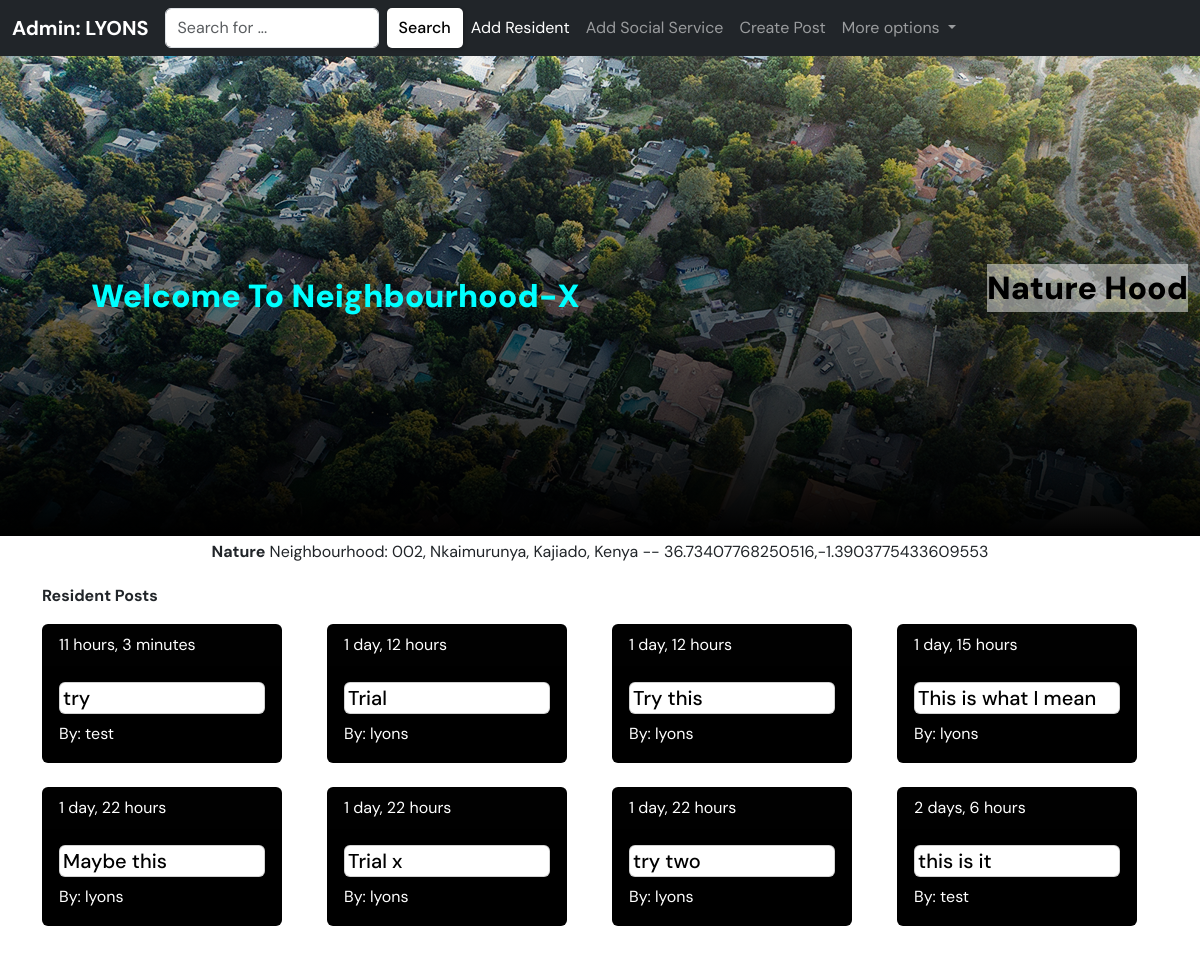
/admin-dashboard/ (signed in), run on the app's committed database.
### neighbourhoodx/models.py (models this page shows, shortened)
class Neighbourhood(models.Model):
    admin = models.ForeignKey(Administrator, on_delete=models.CASCADE)
    name = models.CharField(max_length=30)
    location = LocationField(map_attrs={"center": [36.74,  -1.39], "marker_color": "red"})
    occupants = models.IntegerField(default=1, blank=True)
    address = AddressAutoHiddenField()
    class Meta:
        verbose_name = 'Neighbourhood'
        verbose_name_plural = 'Neighbourhoods'

class Administrator(models.Model):
    user = models.ForeignKey(User, on_delete=models.CASCADE)
    profile_photo = models.ImageField()
    class Meta:
        verbose_name = 'Administrator'
        verbose_name_plural = 'Administrators'

class Post(models.Model):
    poster = models.ForeignKey(User, on_delete=models.SET_NULL, null=True)
    neighbourhood = models.ForeignKey(Neighbourhood, on_delete=models.CASCADE)
    body = models.TextField()
    posted = models.DateTimeField(auto_now_add=True)
    class Meta:
        verbose_name = 'Post'
        verbose_name_plural = 'Posts'
        ordering = ['-posted']

### neighbourhoodx/views.py (the view)
# urls.py: path('admin-dashboard/', views.adminDashboard, name="adminDashboard"),
@login_required(login_url='login')
def adminDashboard(request):
    user = request.user
    try:
        administrator = Administrator.objects.get(user = user)
    except:
        raise Http404()
    try:
        get_neighbourhood = Neighbourhood.objects.get(admin = administrator)
    except:
        get_neighbourhood = None
    if get_neighbourhood != None:
        posts = get_neighbourhood.post_set.all()
        n_long = get_neighbourhood.location[0]
        n_lat = get_neighbourhood.location[1]
        social_services = SocialServices.objects.filter(neighbourhood = get_neighbourhood)
        businesses = Business.objects.filter(neighbourhood = get_neighbourhood)
        print(social_services)
        banks = SocialServices.objects.filter(neighbourhood = get_neighbourhood, category = 'bank')
        fires = SocialServices.objects.filter(neighbourhood = get_neighbourhood, category = 'fire')
        polices = SocialServices.objects.filter(neighbourhood = get_neighbourhood, category = 'police')
        hospitals = SocialServices.objects.filter(neighbourhood = get_neighbourhood, category = 'hospital')
        print(hospitals)
        schools = SocialServices.objects.filter(neighbourhood = get_neighbourhood, category = 'school')
        m = folium.Map([n_lat, n_long], zoom_start=10)
        folium.Marker([n_lat, n_long],
            popup=f'<strong>{get_neighbourhood.name}</strong> Neighbourhood',
            tooltip='Click here for more',
            icon=folium.Icon(icon='home', color='blue')
            ).add_to(m)
        folium.CircleMarker(
            [n_lat, n_long],
            tooltip=f'<strong>{get_neighbourhood.name}</strong> Neighbourhood',
            popup='Join our neighbourhood',
            radius = 100,
            color='blue',
            fill=True,
            fill_color='aqua'
        ).add_to(m)
        m.add_child(folium.LatLngPopup())
        if businesses != None:
            for business in businesses:
                s_long = business.location[0]
                s_lat = business.location[1]
                folium.Marker([s_lat, s_long],
                    popup=f'<p><strong>{business.name}</strong></p> <p>Owner: <strong>{business.owner}</strong> </p> <p>{business.description}</p> <p>reach out: {business.email}</p>',
                    tooltip='Click here for more',
                    icon=folium.Icon(color='red', icon='shopping-cart',)
                    ).add_to(m),
        if banks != None:
            for bank in banks:
                b_long = bank.location[0]
                b_lat = bank.location[1]
                folium.Marker([b_lat, b_long],
                    popup=f'<p style="width:10rem;"><strong>Name: {bank.name}</strong></p> <span>Category: {bank.category}</span> <p>Hotline: <strong>{bank.hotline}</strong></p> ',
                    tooltip='Click here for more',
                    icon=folium.Icon(color='orange', icon='credit-card')
                    ).add_to(m),
        if fires != None:
            for fire in fires:
                f_long = fire.location[0]
                f_lat = fire.location[1]
                folium.Marker([f_lat, f_long],
                    popup=f'<p style="width:10rem;"><strong>Name: {fire.name}</strong></p> <span>Category: {fire.category}</span> <p>Hotline: <strong>{fire.hotline}</strong></p>',
                    tooltip='Click here for more',
                    icon=folium.Icon(color='red', icon='fire')
                    ).add_to(m),
        if polices != None:
            for police in polices:
                p_long = police.location[0]
                p_lat = police.location[1]
                folium.Marker([p_lat, p_long],
                    popup=f'<p style="width:10rem;"><strong>Name: {police.name}</strong></p> <span>Category: {police.category}</span> <p>Hotline: <strong>{police.hotline}</strong></p>',
                    tooltip='Click here for more',
                    icon=folium.Icon(color='black', icon='flag')
                    ).add_to(m),
        if hospitals != None:
            for hospital in hospitals:
                h_long = hospital.location[0]
                h_lat = hospital.location[1]
                folium.Marker([h_lat, h_long],
                    popup=f'<p style="width:10rem;"><strong>Name: {hospital.name}</strong></p> <span>Category: {hospital.category}</span> <p>Hotline: <strong>{hospital.hotline}</strong></p>',
                    tooltip='Click here for more',
                    icon=folium.Icon(color='purple', icon='heart')
                    ).add_to(m),
        if schools != None:
            for school in schools:
                s_long = school.location[0]
                s_lat = school.location[1]
                folium.Marker([s_lat, s_long],
                    popup=f'<p style="width:10rem;"><strong>Name: {school.name}</strong></p> <span>Category: {school.category}</span> <p>Hotline: <strong>{school.hotline}</strong></p>',
                    tooltip='Click here for more',
                    icon=folium.Icon(color='green', icon='book')
                    ).add_to(m),
    else:
        posts = None
        return redirect(setUpNeighbourhood)
    m = m._repr_html_() #html representation
    context = {'map': m, 'hood': get_neighbourhood, 'posts':posts}
    return render(request, 'neighbourhoodx/admin_dashboard.html', context)

### neighbourhoodx/models.py (called while the page is built)
    def __str__(self):
        return self.name

### neighbourhoodx/templates/neighbourhoodx/admin_dashboard.html (shortened to what this page needs)
{% extends 'main.html' %}
{% load bootstrap5 %}
{% block content %}
{% include 'admin_nav.html' %}
<div class="container-fluid admin">
    <div class="admin-blank">
        <strong class="text-center">Welcome To Neighbourhood-X</strong>
    </div>
    <div class="admin-map">
        <p class="text-center p-txt">{{hood.name}} Hood</p>
    </div>
</div>
<div class="container">
    <p class="text-center p-1"><strong>{{hood.name}}</strong> Neighbourhood: {{hood.address}} -- {{hood.location}}</p>
    <p><strong>Resident Posts</strong></p>
    <div class="row">
        {% for post in posts %}
        <div class="col-md-3">
            <div class="card text-white bg-black mb-4" style="max-width: 15rem; max-height: 9rem;">
                <div class="card-header">{{post.posted | timesince}}</div>
                <div class="card-body">
                    <h5 class="card-title card post-card">{{post.body}}</h5>
                    <p class="card-text">By: {{post.poster}}</p>
                </div>
            </div>
        </div>
        {% endfor %}
    </div>
</div>
<br>
{% endblock content %}

### templates/main.html (shortened to what this page needs)
{% load bootstrap5 %}
{% load static %}
<!DOCTYPE html>
<html lang="en">
<head>
    <link rel="stylesheet" href="https://cdnjs.cloudflare.com/ajax/libs/font-awesome/6.1.0/css/all.min.css"
 />
    <link rel="stylesheet" href="https://cdnjs.cloudflare.com/ajax/libs/font-awesome/6.0.0/css/all.min.css"
 />
    {% block style %}
    {% bootstrap_css %}
    <link rel="stylesheet" type="text/css" href="{% static 'css/main.css' %}">
    {% endblock style %}
    {% load mapbox_location_field_tags %}
</head>
<body>
    {% block content %}
    {% endblock content %}
</body>
</html>

### templates/admin_nav.html (shortened to what this page needs)
<nav class="navbar navbar-expand-lg navbar-dark bg-dark">
    <div class="container-fluid navbar-x">
        <a class="navbar-brand" href="{% url 'adminDashboard' %}"><strong>Admin: {{hood.admin.user.username | upper}} </strong></a>
        <div class="collapse navbar-collapse" id="navbarSupportedContent">
            <ul class="navbar-nav me-auto mb-2 mb-lg-0">
                <form class="d-flex">
                    <input class="form-control me-2" type="search" placeholder="Search for ..." aria-label="Search">
                    <button class="btn btn--dark" type="submit">Search</button>
                </form>
                <li class="nav-item">
                    <a class="nav-link active" aria-current="page" href="{% url 'add-resident' %}">Add Resident</a>
                </li>
                <li class="nav-item">
                    <a class="nav-link" href="{% url 'social-services' %}">Add Social Service</a>
                </li>
                <li class="nav-item">
                    <a class="nav-link" href="{% url 'post' %}">Create Post</a>
                </li>
                <li class="nav-item dropdown">
                    <a class="nav-link dropdown-toggle" href="#" id="navbarDropdown" role="button"
                        data-bs-toggle="dropdown" aria-expanded="false">
                        More options
                    </a>
                </li>
            </ul>
        </div>
    </div>
</nav>

### static/css/main.css (style rules this page uses)
* { font-family: "DM Sans", -apple-system, BlinkMacSystemFont, "Segoe UI", Roboto, Oxygen, Ubuntu, Cantarell, "Open Sans", "Helvetica Neue", sans-serif; margin: 0; padding: 0; box-sizing: border-box; text-rendering: optimizeLegibility; }
.nav-item { color: black; }
.admin { height: 60vh; background: linear-gradient(to bottom, rgba(0, 153, 145, 0), rgba(0, 0, 0, 70)), url('../images/adminbg.jpg'); background-size: cover; background-repeat: no-repeat; display: flex; align-items: center; justify-content: space-between; }
.admin-blank { height: 60vh; width: 55%; display: flex; align-items: center; justify-content: center; color: aqua; font-weight: 900; font-size: 2rem; }
.admin-map { color: aqua; font-weight: 900; font-size: 1.2rem; }
.p-txt { font-weight: 900; font-size: 2rem; background-color: rgba(255, 255, 255, 0.473); color: rgb(0, 0, 0); text-align: center; }
.post-card { color: black; padding: 1.5%; }
.navbar-x { display: flex; align-items: center; justify-content: space-between; width: 100%; }
.btn { background-color: transparent; border: none; display: inline-flex; align-items: center; gap: 1rem; cursor: pointer; color: white; transition: all ease-in-out 0.3s; border-radius: 5px; box-shadow: 1px 1px 3px 1px rgba(0, 0, 0, 0.15); font-weight: 500; }
.btn--dark { background-color: white; color: black; }

### data on the page
Neighbourhood: admin.user.username "LYONS", name "Nature", address "002, Nkaimurunya, Kajiado, Kenya", location "36.73407768250516,-1.3903775433609553"
Post: posted "11 hours, 3 minutes", body "try", poster "test"
Post: posted "1 day, 12 hours", body "Trial", poster "lyons"
Post: posted "1 day, 12 hours", body "Try this", poster "lyons"
Post: posted "1 day, 15 hours", body "This is what I mean", poster "lyons"
Post: posted "1 day, 22 hours", body "Maybe this", poster "lyons"
Post: posted "1 day, 22 hours", body "Trial x", poster "lyons"
Post: posted "1 day, 22 hours", body "try two", poster "lyons"
Post: posted "2 days, 6 hours", body "this is it", poster "test"
